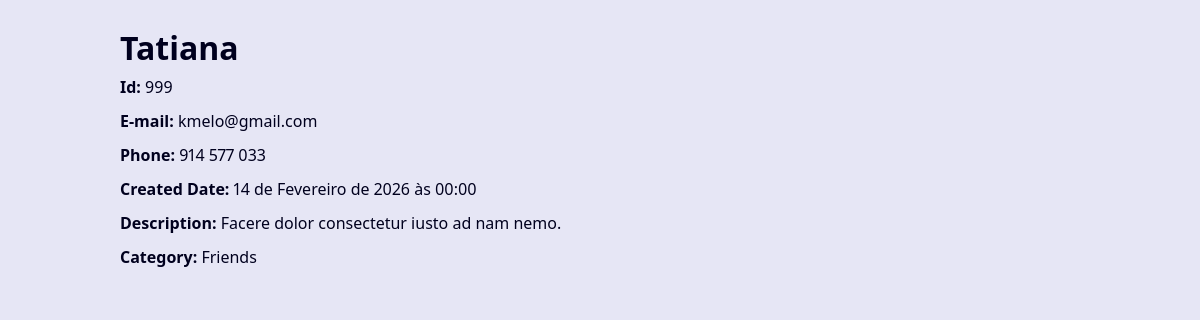
/999, run on the app's committed database.
### contact/models.py (models this page shows, shortened)
class Contact(models.Model):
    first_name = models.CharField(max_length=20)
    last_name = models.CharField(max_length=20)
    mobile_phone = models.CharField(max_length=9)
    email = models.EmailField(max_length=100, blank=True)
    created_date = models.DateTimeField(default=timezone.now)
    description = models.TextField(blank=True)
    picture = models.ImageField(blank=True, upload_to='pictures/%Y/%m/')
    show = models.BooleanField(default=True)
    category = models.ForeignKey(Category, on_delete=models.SET_NULL, blank=True, null=True)
    owner = models.ForeignKey(User, on_delete=models.SET_NULL, blank=True, null=True)

class Category(models.Model):
    class Meta:
        verbose_name = "Category"
        verbose_name_plural = "Categories"
    name = models.CharField(max_length=50)

### contact/views.py (the view)
# urls.py: path('<int:contact_id>', views.contact, name="contact"),
def contact(request, contact_id):
    single_contact = get_object_or_404(Contact.objects, id=contact_id, show=True)
    context = {
        'contact': single_contact,
        'page_title': f"Contact no. {contact_id}"
    }
    return render(
        request,
        'contact/contact.html',
        context
    )

### contact/templates/contact/contact.html
{% extends "global/base.html" %}
{% block content %}
    <div class="single-contact">
        <h1 class="single-contact-name">
            {{ contact.first_name }}
        </h1>
        <p><b>Id:</b> {{ contact.id }}</p>
        <p><b>E-mail:</b> {{ contact.email }}</p>
        <p><b>Phone:</b> {{ contact.mobile_phone }}</p>
        <p><b>Created Date:</b> {{ contact.created_date }}</p>
        <p><b>Description:</b> {{ contact.description }}</p>
        <p><b>Category:</b> {{ contact.category.name }}</p>
    </div>
{% endblock content %}

### base_static/global/css/style.css (style rules this page uses)
:root { --spacing: 1.5rem; --link-dark-color: rgb(0, 83, 134); --link-light-color: rgb(156, 217, 255); --clr-white: rgb(245, 245, 255); --clr-black: rgb(0, 0, 30); --clr-light-gray: rgb(230, 230, 245); --clr-dark-shadow-5: rgba(0, 0, 10, 5%); --clr-dark-shadow-10: rgba(0, 0, 10, 10%); --clr-dark-shadow-20: rgba(0, 0, 10, 20%); --clr-light-shadow-5: rgba(200, 200, 255, 5%); --clr-light-shadow-10: rgba(200, 200, 255, 10%); --clr-light-shadow-20: rgba(200, 200, 255, 20%); --main-page-width: 120rem; --table-min-width: 60rem; --biggest-font-size: 5rem; --bigger-font-size: 4rem; --big-font-size: 3.2rem; --medium-font-size: 2.4rem; --small-font-size: 1.6rem; --smaller-font-size: 1.4rem; --smallest-font-size: 1.2rem; --transition-fast: 300ms; --transition-medium: 600ms; --transition-slow: 1s; --default-border-radius: 4px; }
*, *::before, *::after { margin: 0; padding: 0; box-sizing: border-box; }
html { font-size: 62.5%; }
body { font-family: system-ui, -apple-system, BlinkMacSystemFont, 'Segoe UI', Roboto,Oxygen, Ubuntu, Cantarell, 'Open Sans', 'Helvetica Neue', sans-serif; line-height: 1.5; font-size: var(--small-font-size); color: var(--clr-black); -webkit-font-smoothing: antialiased; background: var(--clr-light-gray); }
@media (min-width: 600px) { .single-contact { max-width: 80%; margin: calc(var(--spacing) * 2) auto; } }
.single-contact h1 { margin: 1rem 0; }
.single-contact p { margin: 1rem 0; }

### data on the page
Contact: first_name "Tatiana", id "999", email "kmelo@gmail.com", mobile_phone "914 577 033", created_date "14 de Fevereiro de 2026 às 00:00", description "Facere dolor consectetur iusto ad nam nemo.", category.name "Friends"
